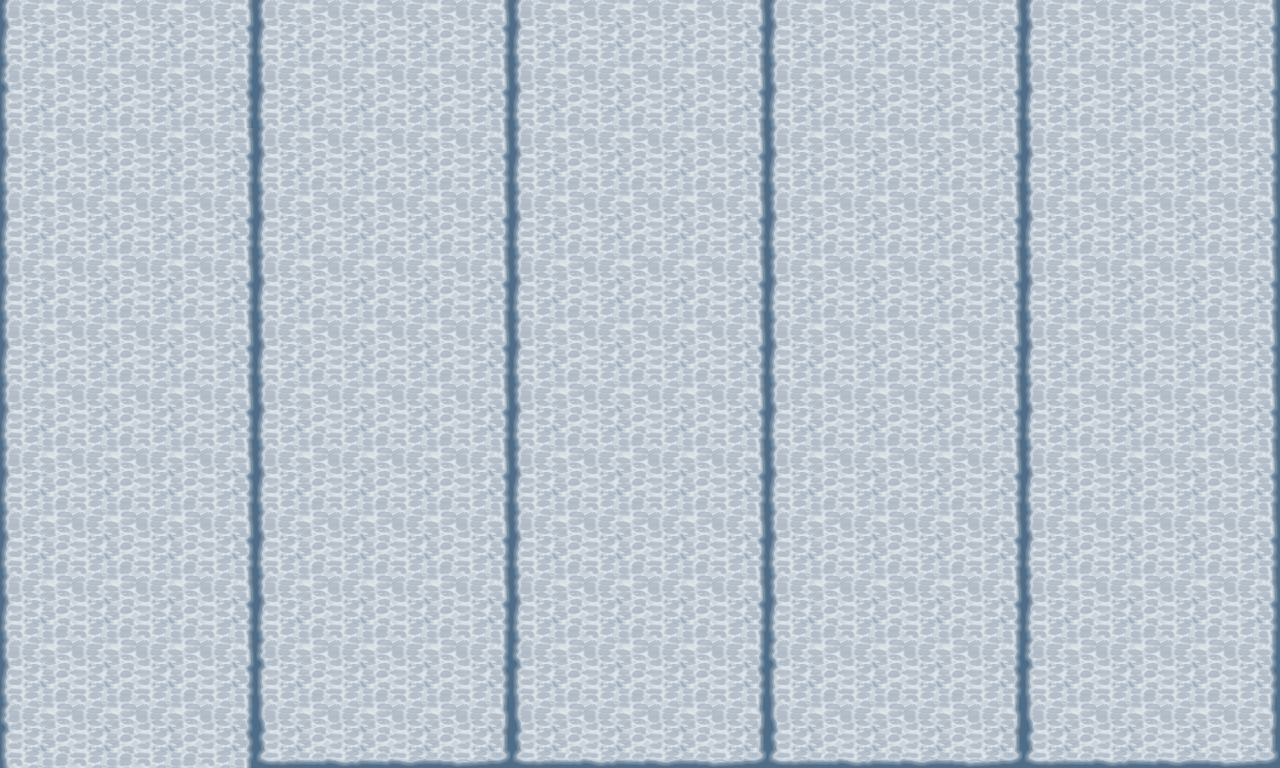

This game map was drawn from its Tiled (.tmx) file and the tilesets committed beside it. A one-line description and the trimmed map source follow:
An orthogonal 20x12 tile map with 64x64 px tiles, 1 tile layer (Tile Layer 1) and 3 objects (3x Button).

<map version="1.0" orientation="orthogonal" width="20" height="12" tilewidth="64" tileheight="64">
 <tileset firstgid="1" name="tiles" tilewidth="64" tileheight="64">
  <image source="../tiles/tiles.png" trans="adb2b9" width="256" height="1024" />
 </tileset>
 <layer name="Tile Layer 1" width="20" height="12">
  <data>[240 cells, 240 non-empty, 12 distinct tile ids]</data>
 </layer>
 <objectgroup name="buttons" width="20" height="12">
  <object name="button1" type="Button" x="452" y="103" width="352" height="133" />
  <object name="button2" type="Button" x="470" y="342" width="342" height="142" />
  <object name="button3" type="Button" x="479" y="564" width="327" height="152" />
 </objectgroup>
</map>